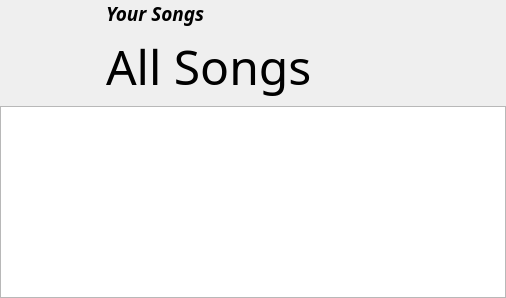
          <widget class="QWidget" name="tabAllSongs">
           <attribute name="title">
            <string>All Songs</string>
           </attribute>
           <layout class="QVBoxLayout" name="verticalLayout2">
            <property name="leftMargin">
             <number>0</number>
            </property>
            <property name="topMargin">
             <number>0</number>
            </property>
            <property name="rightMargin">
             <number>0</number>
            </property>
            <property name="bottomMargin">
             <number>0</number>
            </property>
            <item>
             <layout class="QHBoxLayout" name="hlAllSongDetail">
              <item>
               <widget class="QFrame" name="frAllSongsIcon">
                <property name="minimumSize">
                 <size>
                  <width>100</width>
                  <height>100</height>
                 </size>
                </property>
                <property name="maximumSize">
                 <size>
                  <width>100</width>
                  <height>100</height>
                 </size>
                </property>
                <property name="frameShape">
                 <enum>QFrame::NoFrame</enum>
                </property>
                <property name="frameShadow">
                 <enum>QFrame::Plain</enum>
                </property>
                <property name="lineWidth">
                 <number>0</number>
                </property>
                <layout class="QGridLayout" name="glAllSongDetailIcon">
                 <property name="leftMargin">
                  <number>0</number>
                 </property>
                 <property name="topMargin">
                  <number>0</number>
                 </property>
                 <property name="rightMargin">
                  <number>0</number>
                 </property>
                 <property name="bottomMargin">
                  <number>0</number>
                 </property>
                 <item row="0" column="0">
                  <widget class="QLabel" name="labelAllSongIcon">
                   <property name="minimumSize">
                    <size>
                     <width>100</width>
                     <height>100</height>
                    </size>
                   </property>
                   <property name="maximumSize">
                    <size>
                     <width>100</width>
                     <height>100</height>
                    </size>
                   </property>
                   <property name="font">
                    <font>
                     <family>Trebuchet MS</family>
                     <pointsize>15</pointsize>
                     <weight>75</weight>
                     <italic>true</italic>
                     <bold>true</bold>
                    </font>
                   </property>
                   <property name="styleSheet">
                    <string notr="true"/>
                   </property>
                   <property name="text">
                    <string/>
                   </property>
                   <property name="pixmap">
                    <pixmap resource="resource.qrc">:/images/AllSongs.png</pixmap>
                   </property>
                   <property name="scaledContents">
                    <bool>true</bool>
                   </property>
                   <property name="alignment">
                    <set>Qt::AlignCenter</set>
                   </property>
                  </widget>
                 </item>
                </layout>
               </widget>
              </item>
              <item>
               <widget class="QFrame" name="frAllSongDetailDetail">
                <property name="minimumSize">
                 <size>
                  <width>400</width>
                  <height>100</height>
                 </size>
                </property>
                <property name="maximumSize">
                 <size>
                  <width>16777215</width>
                  <height>100</height>
                 </size>
                </property>
                <property name="frameShape">
                 <enum>QFrame::NoFrame</enum>
                </property>
                <property name="frameShadow">
                 <enum>QFrame::Plain</enum>
                </property>
                <property name="lineWidth">
                 <number>0</number>
                </property>
                <layout class="QGridLayout" name="glAllSongDetail">
                 <property name="leftMargin">
                  <number>0</number>
                 </property>
                 <property name="topMargin">
                  <number>0</number>
                 </property>
                 <property name="rightMargin">
                  <number>0</number>
                 </property>
                 <property name="bottomMargin">
                  <number>0</number>
                 </property>
                 <item row="1" column="0">
                  <widget class="QLabel" name="labelAllSongDetailName">
                   <property name="font">
                    <font>
                     <family>Trebuchet MS</family>
                     <pointsize>36</pointsize>
                    </font>
                   </property>
                   <property name="text">
                    <string>All Songs</string>
                   </property>
                  </widget>
                 </item>
                 <item row="2" column="0">
                  <spacer name="verticalSpacer02">
                   <property name="orientation">
                    <enum>Qt::Vertical</enum>
                   </property>
                   <property name="sizeHint" stdset="0">
                    <size>
                     <width>20</width>
                     <height>40</height>
                    </size>
                   </property>
                  </spacer>
                 </item>
                 <item row="0" column="0">
                  <widget class="QLabel" name="labelAllSongDetailAllSongs">
                   <property name="font">
                    <font>
                     <family>Trebuchet MS</family>
                     <pointsize>14</pointsize>
                     <weight>75</weight>
                     <italic>true</italic>
                     <bold>true</bold>
                    </font>
                   </property>
                   <property name="text">
                    <string>Your Songs</string>
                   </property>
                  </widget>
                 </item>
                </layout>
               </widget>
              </item>
             </layout>
            </item>
            <item>
             <widget class="QTableView" name="allSongsList">
              <property name="alternatingRowColors">
               <bool>true</bool>
              </property>
              <attribute name="horizontalHeaderDefaultSectionSize">
               <number>80</number>
              </attribute>
             </widget>
            </item>
           </layout>
          </widget>
